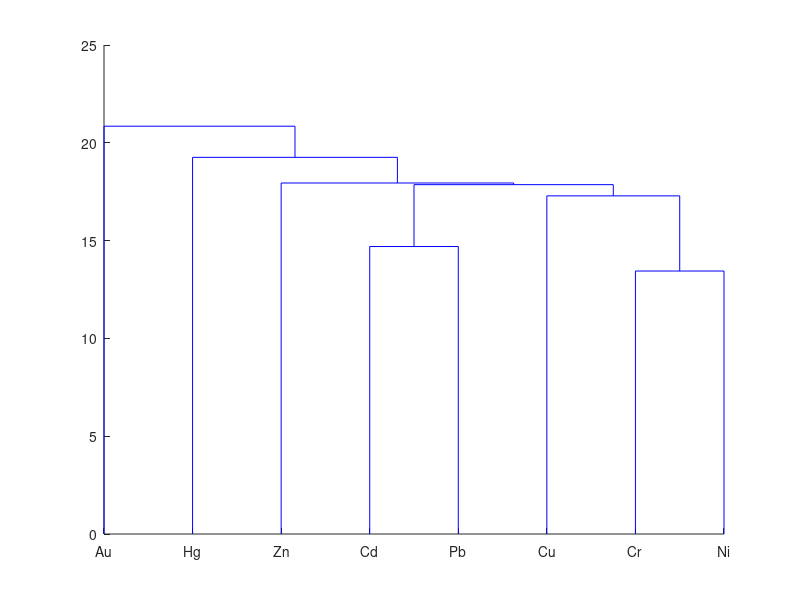

MATLAB code for this plot:
data = load('data.mat');
pollution = data.pollution;
station = data.station;

zDensity = ones(319, 8);
for i = 1:8
    zDensity(:, i) = zscore(station.density(:, i));
end

densityDistance = pdist(zDensity', 'euclidean');
linkData = linkage(densityDistance, 'single');
factorNumber = 5;

dendrogram(linkData, 8, 'Labels', pollution.name);
clusterData = cluster(linkData, 'maxclust', factorNumber);